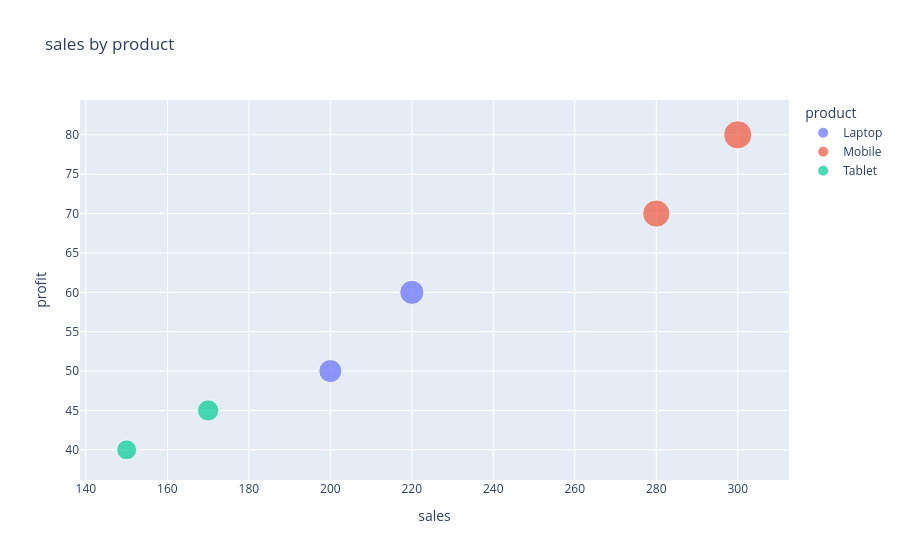

The code cell stored with this chart in its notebook:
### Code cell
fig2=px.scatter(data,x="sales",y="profit",color="product",size="sales",title="sales by product")
fig2.show()

### Figure 1 — Plotly figure (JSON) as saved in the notebook; plotly's stock layout.template omitted (floating-point values rounded to 4 significant figures)
{"data": [{"hovertemplate": "product=Laptop<br>sales=%{marker.size}<br>profit=%{y}<extra></extra>", "legendgroup": "Laptop", "marker": {"color": "#636efa", "size": [200, 220], "sizemode": "area", "sizeref": 0.75, "symbol": "circle"}, "mode": "markers", "name": "Laptop", "orientation": "v", "showlegend": true, "type": "scatter", "x": [200, 220], "xaxis": "x", "y": [50, 60], "yaxis": "y"}, {"hovertemplate": "product=Mobile<br>sales=%{marker.size}<br>profit=%{y}<extra></extra>", "legendgroup": "Mobile", "marker": {"color": "#EF553B", "size": [300, 280], "sizemode": "area", "sizeref": 0.75, "symbol": "circle"}, "mode": "markers", "name": "Mobile", "orientation": "v", "showlegend": true, "type": "scatter", "x": [300, 280], "xaxis": "x", "y": [80, 70], "yaxis": "y"}, {"hovertemplate": "product=Tablet<br>sales=%{marker.size}<br>profit=%{y}<extra></extra>", "legendgroup": "Tablet", "marker": {"color": "#00cc96", "size": [150, 170], "sizemode": "area", "sizeref": 0.75, "symbol": "circle"}, "mode": "markers", "name": "Tablet", "orientation": "v", "showlegend": true, "type": "scatter", "x": [150, 170], "xaxis": "x", "y": [40, 45], "yaxis": "y"}], "layout": {"legend": {"itemsizing": "constant", "title": {"text": "product"}, "tracegroupgap": 0}, "title": {"text": "sales by product"}, "xaxis": {"anchor": "y", "domain": [0, 1], "title": {"text": "sales"}}, "yaxis": {"anchor": "x", "domain": [0, 1], "title": {"text": "profit"}}}}
